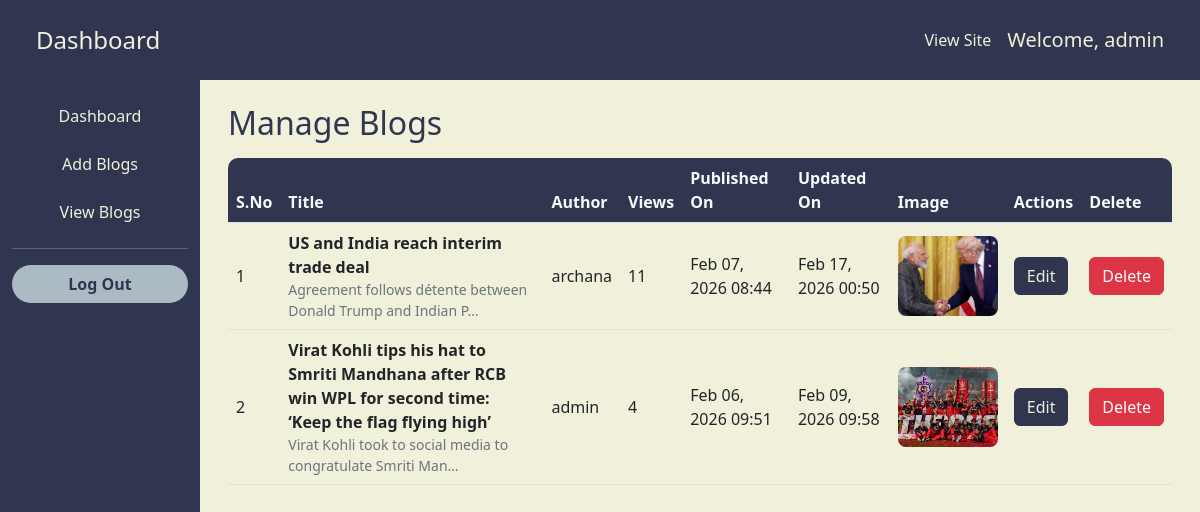
The app's page /viewsblog/ (signed in) with its own data.
### mainapp/models.py (models this page shows, shortened)
class Blog(models.Model):
    title = models.CharField(max_length=200)
    subtitle = models.CharField(max_length=300)
    author = models.CharField(max_length=100)
    content = models.TextField()
    views = models.IntegerField(default=0)
    image = models.ImageField(upload_to="blog_images/", null=True, blank=True)
    published_at = models.DateTimeField(auto_now_add=True)
    updated_at = models.DateTimeField(auto_now=True)
    class Meta:
        ordering = ["-published_at"]

### mainapp/views.py (the view)
# urls.py: path('viewsblog/', views.viewsblog, name='viewsblog'),
@admin_required
def viewsblog(request):
    blogs = Blog.objects.all()
    return render(request, "viewsblog.html", {"blogs": blogs})

### mainapp/views.py (called while the page is built)
def admin_required(view_func):
    @wraps(view_func)
    def wrapped_view(request, *args, **kwargs):
        if not request.user.is_authenticated or not request.user.is_staff:
            messages.error(request, "Please log in as an admin to continue.")
            return redirect("login")
        return view_func(request, *args, **kwargs)
    return wrapped_view

### mainapp/templates/viewsblog.html (shortened to what this page needs)
{% extends 'adminbase.html' %}
{% block admin %}
<div class="row p-3">
    <div class="col-sm-12">
        <h1 class="my-2 mb-3" style="font-size: 2rem; color: #30364F;">Manage Blogs</h1>
    </div>
    <div class="col-sm-12">
        <div class="table-responsive">
            <table class="table align-middle">
                <thead>
                    <tr style="background-color: #30364F;">
                        <th class="text-light" style="border-top-left-radius: 10px;">S.No</th>
                        <th class="text-light">Title</th>
                        <th class="text-light">Author</th>
                        <th class="text-light">Views</th>
                        <th class="text-light">Published On</th>
                        <th class="text-light">Updated On</th>
                        <th class="text-light">Image</th>
                        <th class="text-light">Actions</th>
                        <th class="text-light" style="border-top-right-radius: 10px;">Delete</th>
                    </tr>
                </thead>
                <tbody>
                    {% for blog in blogs %}
                    <tr>
                        <td>{{ forloop.counter }}</td>
                        <td>
                            <div class="fw-semibold">{{ blog.title }}</div>
                            <div class="small text-muted">{{ blog.subtitle|truncatechars:60 }}</div>
                        </td>
                        <td>{{ blog.author }}</td>
                        <td>{{ blog.views }}</td>
                        <td>{{ blog.published_at|date:"M d, Y H:i" }}</td>
                        <td>{{ blog.updated_at|date:"M d, Y H:i" }}</td>
                        <td>
                            {% if blog.image %}
                            <img src="{{ blog.image.url }}" alt="{{ blog.title }}" height="80" width="100"
                                style="object-fit: cover; border-radius: 8px;">
                            {% else %}
                            <span class="text-muted">No image</span>
                            {% endif %}
                        </td>
                        <td>
                            <a href="{% url 'editblog' id=blog.id %}" class="btn"
                                style="background-color: #30364F; color: #F0F0DB; font-weight: 500;">
                                Edit
                            </a>
                        </td>
                        <td>
                            <form method="post" action="{% url 'delview' id=blog.id %}"
                                onsubmit="return confirm('Delete this blog post?');">
                                <button type="submit" class="btn btn-danger" style="font-weight: 500;">Delete</button>
                            </form>
                        </td>
                    </tr>
                    {% empty %}
                    <tr>
                        <td colspan="9" class="text-center py-4">No blog posts are available yet.</td>
                    </tr>
                    {% endfor %}
                </tbody>
            </table>
        </div>
    </div>
</div>
{% endblock %}

### mainapp/templates/adminbase.html (shortened to what this page needs)
{% load static %}
<!doctype html>
<html lang="en">
<head>
    <link rel="stylesheet" href="{% static 'css/style.css' %}">
    <link href="https://cdn.jsdelivr.net/npm/bootstrap@5.2.3/dist/css/bootstrap.min.css" rel="stylesheet"
>
    <link rel="stylesheet" href="https://cdnjs.cloudflare.com/ajax/libs/font-awesome/7.0.1/css/all.min.css"
>
</head>
<body>
    <div class="container-fluid">
        <div class="row header">
            <div class="col-sm-12 d-flex justify-content-between align-items-center py-3">
                <h4 class="ms-4 mb-0">Dashboard</h4>
                <div class="d-flex align-items-center gap-3 me-4">
                    <a href="{% url 'index' %}" class="text-decoration-none" style="color: #F0F0DB;">View Site</a>
                    <h5 class="mb-0">Welcome, {{ request.user.username|default:'Admin' }}</h5>
                </div>
            </div>
        </div>
        <div class="row main">
            <div class="col-sm-2 sidebar">
                <ul class="list-unstyled mt-4 text-center">
                    <li class="mb-4"><a href="{% url 'admindash' %}" class="nav-link">Dashboard</a></li>
                    <li class="mb-4"><a href="{% url 'addblog' %}" class="nav-link">Add Blogs</a></li>
                    <li class="mb-4"><a href="{% url 'viewsblog' %}" class="nav-link">View Blogs</a></li>
                </ul>
                <hr>
                <form method="post" action="{% url 'logout' %}">
                    <button type="submit" class="btn rounded-pill w-100 px-5"
                        style="background-color: #ACBAC4; color: #30364F; font-weight: 600;">
                        Log Out
                    </button>
                </form>
            </div>
            <div class="col-sm-10 main-content" style="background-color: #F0F0DB;">
                {% block admin %}{% endblock %}
            </div>
        </div>
    </div>
</body>
</html>

### mainapp/static/css/style.css (style rules this page uses)
body { overflow-x: hidden; }
.header { height: 10vh; background-color: #30364F; color: #F0F0DB; }
.header h4 { margin-bottom: 0; }
.main { height: 90vh; }
.sidebar { background-color: #30364F; color: #F0F0DB; font-weight: 500; }

### records on screen
Blog: title "US and India reach interim trade deal", subtitle "Agreement follows détente between Donald Trump and Indian P…", author "archana", views "11", published_at "Feb 07, 2026 08:44", updated_at "Feb 17, 2026 00:50", image (picture)
Blog: title "Virat Kohli tips his hat to Smriti Mandhana after RCB win WPL for second time: ‘Keep the flag flying high’", subtitle "Virat Kohli took to social media to congratulate Smriti Man…", author "admin", views "4", published_at "Feb 06, 2026 09:51", updated_at "Feb 09, 2026 09:58", image (picture)

### other values on screen
{{ request.user.username|default:'Admin' }} "admin"
